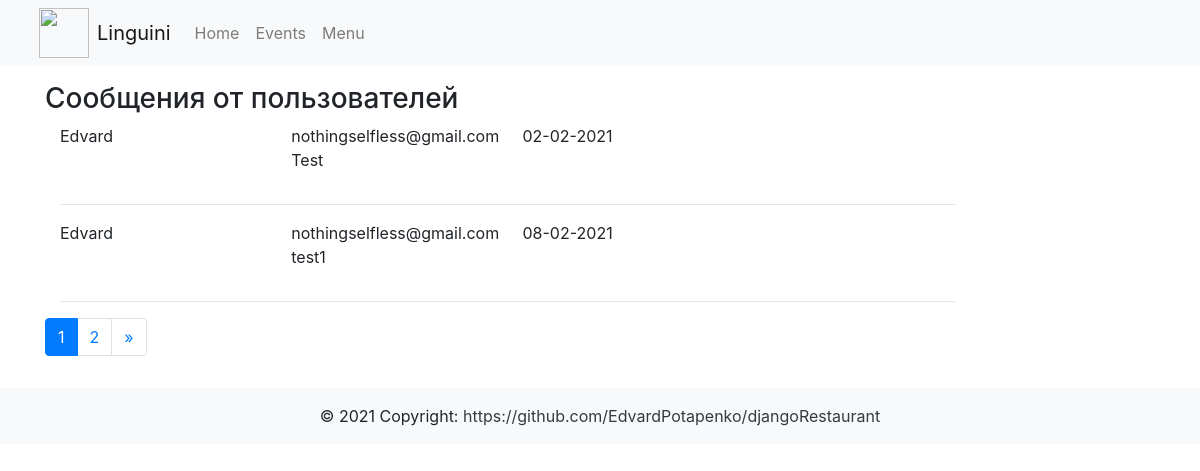
The app's page /view/ (signed in) with its own data.
### websiteApp/models.py (models this page shows, shortened)
class Reservation(models.Model):
    user_name = models.CharField(max_length=50)
    user_email = models.EmailField()
    message = models.CharField(max_length=200)
    is_processed = models.BooleanField(default=False)
    send_date = models.DateField(auto_now_add=True)

### userMessages/views.py (the view)
# urls.py: path('view/', messages_view),
@login_required(login_url='/login/')
@user_passes_test(lambda u: u.groups.filter(name = 'manager').exists() or u.is_staff, login_url='/login/')
def messages_view(request):
    messages = Reservation.objects.filter(is_processed=False).order_by('send_date')
    paginator = Paginator(messages, 2)
    page = request.GET.get('page')
    messages_page = paginator.get_page(page)
    return render(request, 'messages.html', context={'items': messages_page})

### userMessages/templates/messages.html (shortened to what this page needs)
{% extends 'base.html' %}
{% block content %}
    <div class="container">
        <h3>Сообщения от пользователей</h3>
        <div class="col-md-10 col-md-offset-1">
            {% for item in items %}
                <div class="row">
                    <div class="col-md-3">{{ item.user_name }}</div>
                    <div class="col-md-3">{{ item.user_email }}</div>
                    <div class="col-md-3">{{ item.send_date | date:'d-m-Y' }}</div>
                </div>
                <div class="row">
                    <div class="col-md-3"></div>
                    <div class="col-md-9"><p>{{ item.message }}</p></div>
                </div>
                <hr/>
            {% endfor %}
        </div>
    </div>
    <div id="navigation" class="container">
        <div class="row">
            <div class="col-md-10 col-md-offset-1">
                <nav aria-label="Page navigation example">
                    <ul class="pagination">
                        {% for page in items.paginator.page_range %}
                            {% if page == items.number %}
                                <li class="page-item active">
                                    <a class="page-link" href="#"> {{ page }}
                                    </a>
                                </li>
                            {% else %}
                                <li class="page-item">
                                    <a class="page-link" href="?page={{ page }}">
                                        {{ page }}
                                    </a>
                                </li>
                            {% endif %}
                        {% endfor %}
                        {% if items.has_next %}
                            <li class="page-item">
                                <a class="page-link" href="?page={{ items.paginator.num_pages }}" aria-label="Next">
                                    <span aria-hidden="true">&raquo;</span>
                                </a>
                            </li>
                        {% endif %}
                    </ul>
                </nav>
            </div>
        </div>
    </div>
{% endblock %}

### records on screen
Reservation: user_name "Edvard", user_email "nothingselfless@gmail.com", send_date "02-02-2021", message "Test"
Reservation: user_name "Edvard", user_email "nothingselfless@gmail.com", send_date "08-02-2021", message "test1"

### other values on screen
{{ page }} "1"
{{ page }} "2"
